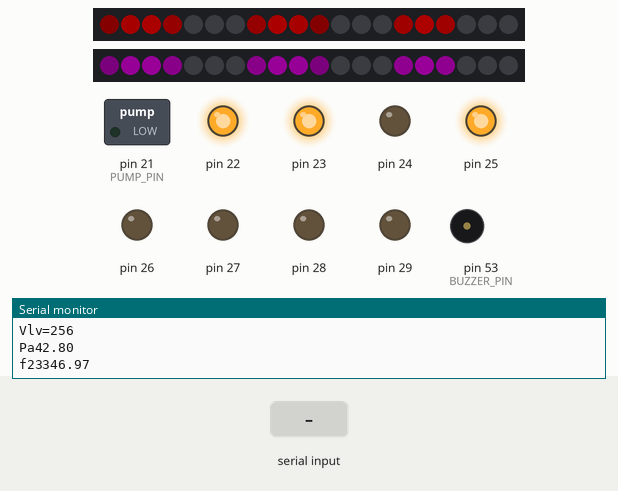
Recording of a sketch running on a simulated Arduino Mega 2560, built with avr-gcc and run on an emulated ATmega2560. Parts: 2 × 20 RGB LEDs in strip order, left to right, switched loads named in the sketch (green lamp = pin HIGH), output pins drawn as LEDs (lit = HIGH), buzzer (waves = sounding, pin HIGH), the last lines printed to the serial monitor. Inputs (shaded band) come from the test bench. Dim RGB values are drawn brighter than linear.

Above: at 0.16 s.
At 1.26 s:
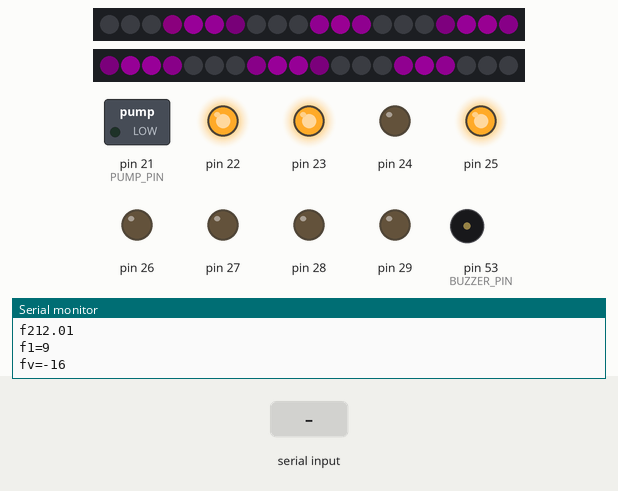
1.3 s: "v1\n" received over Serial
At 2.7 s:
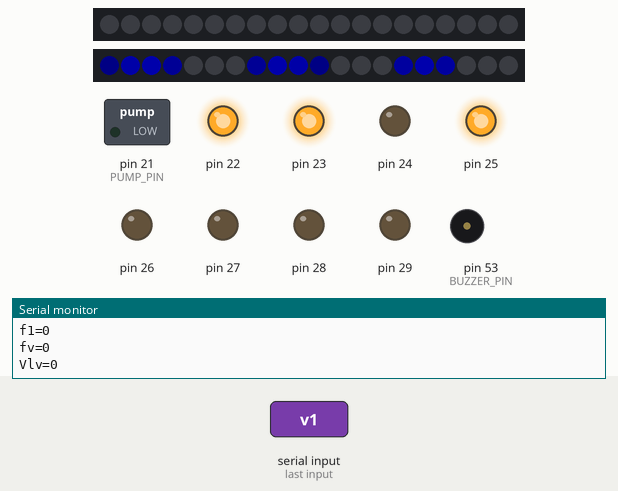
Timing chart, 0 to 4.3 s (numbered marks = the images above; inputs shaded):
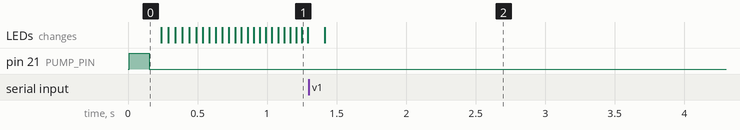

Measured:
- after the input at 1.3 s, pin 21 (PUMP_PIN), pin 53 (BUZZER_PIN): stops changing and stays LOW; the LEDs: change after 0.11 s (image 2)

The sketch:

ritsu-heart.ino
```cpp
// NEOPIXEL BEST PRACTICES for most reliable operation:
// - Add 1000 uF CAPACITOR between NeoPixel strip's + and - connections.
// - MINIMIZE WIRING LENGTH between microcontroller board and first pixel.
// - NeoPixel strip's DATA-IN should pass through a 300-500 OHM RESISTOR.
// - AVOID connecting NeoPixels on a LIVE CIRCUIT. If you must, ALWAYS
//   connect GROUND (-) first, then +, then data.
// - When using a 3.3V microcontroller with a 5V-powered NeoPixel strip,
//   a LOGIC-LEVEL CONVERTER on the data line is STRONGLY RECOMMENDED.
// (Skipping these may work OK on your workbench but can fail in the field)

#include <Adafruit_NeoPixel.h>
#ifdef __AVR__
#include <avr/power.h>  // Required for 16 MHz Adafruit Trinket
#endif

#define FRAME_DELAY 0.01

// NeoPixels
#define LED_PIN 14
#define LED_COUNT 20

// NeoPixels
#define LED_PIN_1 15
#define LED_COUNT_1 20

// Pins
#define BUZZER_PIN 53
#define PUMP_PIN 21

// Blood flow constants
#define MIN_SPD -200
#define MAX_SPD 100

#define MIN_PRESSURE 0.0 // used to be 4.0
#define MAX_PRESSURE 20.0 // used to be 13.0

#define TIME_SCALAR 1.0 // used to be 0.1

#define DEFAULT_SCENARIO 4
#define BEEP_DURATION 0.15

// Declare our NeoPixel strip object:
Adafruit_NeoPixel strip_f1(LED_COUNT, LED_PIN, NEO_GRB + NEO_KHZ800);
Adafruit_NeoPixel strip_fv(LED_COUNT_1, LED_PIN_1, NEO_GRB + NEO_KHZ800);
// Argument 1 = Number of pixels in NeoPixel strip
// Argument 2 = Arduino pin number (most are valid)
// Argument 3 = Pixel type flags, add together as needed:
//   NEO_KHZ800  800 KHz bitstream (most NeoPixel products w/WS2812 LEDs)
//   NEO_KHZ400  400 KHz (classic 'v1' (not v2) FLORA pixels, WS2811 drivers)
//   NEO_GRB     Pixels are wired for GRB bitstream (most NeoPixel products)
//   NEO_RGB     Pixels are wired for RGB bitstream (v1 FLORA pixels, not v2)
//   NEO_RGBW    Pixels are wired for RGBW bitstream (NeoPixel RGBW products)


// Loop/animation timing variables (in seconds)
double prevTime = 0;
double deltaTime = 0;
double timeLED_1 = 0;
double timeLED_v = 0;
double timeBeep = BEEP_DURATION;

// things for the model (all times in seconds)
double Vlv = 100.0;
double prevVlv = Vlv; // used to see if it went up or down
double Pa = 80.0;

double Pv = 10.0; // we can change this
const double Po = 10.0;
double Rv = 0.01; // changes when you have a disease
double R0 = 0.005; // we can change this (resistance in the aorta)
double R = 1.0; // we can change this (changes with temperature)
double C = 5.0; // we can change this (reduces with age, assuming this is aortic)
// TODO why doesn't C ever get used???

const double maxtime = 1.0;
const double dt = 0.001;
double trr = 1.0;
double ts;
const double es = 1.0;
const double ed = 0.1;
double e;

int maxstep;
double t;
// end of things for the model

// for running the simulation
long simSteps = 0;
int heartbeatNum = 0;

// scenario struct for changing all settings at once
typedef struct scenario {
    char * name;
    double inC;
    double inR;
    double inPv;
    double intrr;
    double inR0;
    double inRv;
} Scenario;

// TODO is it okay to change R0 and Rv?
// things that don't do anything much: C, R
Scenario scenarios[] {
    {
        .name = "rest",
        .inC = 5.0,
        .inR = 1.0,
        .inPv = 10.0,
        .intrr = 1.0,
        .inR0 = 0.005,
        .inRv = 0.01
    },
    { // should be pretty red
        .name = "old",
        .inC = 15.0, // higher compliance (used to be 15.0)
        .inR = 1000.0, // higher resistance (used to be 10.5)
        .inPv = 10.0,
        .intrr = 1.0,
        .inR0 = 0.005,
        //.inR0 = 0.105,
        .inRv = 0.01
        //.inRv = 0.1
    },
    { // should be pretty red
        .name = "exercising",
        .inC = 5.0,
        .inR = 1.0,
        .inPv = 15.0, // slight increase in venous pressure
        .intrr = 0.3, // heartrate increases
        .inR0 = 0.005,
        .inRv = 0.01
    },
    { // should be pretty red
        .name = "cold",
        .inC = 5.0,
        .inR = 3.0, // higher resistance (used to be 1.5)
        .inPv = 10.0,
        .intrr = 1.0,
        .inR0 = 0.005,
        .inRv = 0.01
    },
    { // should be pretty blue
        .name = "warm",
        .inC = 5.0,
        .inR = 0.01, // lower resistance (used to be 0.5)
        .inPv = 10.0,
        .intrr = 1.0,
        .inR0 = 0.005,
        .inRv = 0.01
    }
};

void resetSim() {
    timeLED_1 = 0;
    timeLED_v = 0;
    simSteps = 0;
    heartbeatNum = 0;
    Vlv = 100;
    prevVlv = Vlv;
    ts = 0.3 * sqrt(trr);
}

// set scenario
void setScenario(int i) {
    C = scenarios[i].inC;
    R = scenarios[i].inR;
    Pv = scenarios[i].inPv;
    trr = scenarios[i].intrr;
    R0 = scenarios[i].inR0;
    Rv = scenarios[i].inRv;

    writeNumber(i, 20);

    Serial.println(scenarios[i].name);
    Serial.println(C);
    Serial.println(R);
    Serial.println(Pv);
    Serial.println(trr);
    Serial.println(R0);
    Serial.println(Rv);

    resetSim();
}

/**
 * Runs once at startup.
 */
void setup() {
    Serial.begin(9600); // Need this to write to the console (Serial monitor)
    setScenario(DEFAULT_SCENARIO);
    //ts = 0.3 * sqrt(trr);
    maxstep = maxtime / dt;

    setupDigit(20); // run setup for the first motor

    strip_f1.begin();            // INITIALIZE NeoPixel strip object (REQUIRED)
    strip_f1.show();             // Turn OFF all pixels ASAP
    strip_f1.setBrightness(50);  // Set BRIGHTNESS to about 1/5 (max = 255)

    strip_fv.begin();            // INITIALIZE NeoPixel strip object (REQUIRED)
    strip_fv.show();             // Turn OFF all pixels ASAP
    strip_fv.setBrightness(50);  // Set BRIGHTNESS to about 1/5 (max = 255)

    pinMode(BUZZER_PIN, OUTPUT); // Setup buzzer for digital control
    pinMode(PUMP_PIN, OUTPUT);   // Setup pump for digital control
}

/**
 * Runs repeatedly as fast as the board can execute it, like a while(1) loop.
 */
void loop() {
    double fv;
    double f1;
    double f2;

    if(Serial.available())
    {
      int val = Serial.read();
      setScenario(val);
    }

    // E(t)の計算 (calculation)
    prevVlv = Vlv;
    for (int i = 0; i < FRAME_DELAY * TIME_SCALAR / dt; i++) {
    //for (int i = 0; i < 2; i++) {
        t = fmod(simSteps * dt, trr);
        simSteps++;
        if (t < ts) {
            e = ed + (es - ed)/2.0 * (1.0 - cos(M_PI * t / (0.3 * sqrt(trr))));
        } else if (t < (ts * 3.0 / 2.0)) {
            e = ed + (es - ed)/2.0 * (1.0 + cos(2.0 * M_PI * (t - 0.3 * sqrt(trr)) / (0.3 * sqrt(trr))));
        } else {
            e = ed;
        }

        double Plv = e * Vlv;

        // fv, f1, f2
        fv = (Pv - Plv) / Rv;
        f1 = (Plv - Pa) / R0;
        f2 = (Pa - Po) / R; // R -> inf, f2 -> 0

        // Vlv, Pa
        Vlv += (fv - f1) * dt;
        Pa += (f1 - f2) * e * dt;
    }

    if (prevVlv < Vlv) {
        // make pump go
        digitalWrite(PUMP_PIN, HIGH);
    } else {
        // make pump stop
        digitalWrite(PUMP_PIN, LOW);
    }

    // Uncomment these to print stats for testing
    //Serial.print(t);
    //Serial.print(" ");
    //Serial.print(Vlv);
    //Serial.print(" ");
    Serial.println("Pa"+String(Pa));
    Serial.println("f2"+String(f2));
    //Serial.print(" ");
    //Serial.print(fv);
    //Serial.print(" ");
    //Serial.print("    ");
    //Serial.print(f1);
    //Serial.print(" ");
    //Serial.print(f2);
    Serial.print("\n");

    Serial.println("f1=" + String(int(f1)));
    Serial.println("fv=" + String(int(fv)));
    Serial.println("Vlv=" + String(int(Vlv)));

    // Arduino stuff (not related to model)

    // Number of heartbeats
    int prevNum = heartbeatNum;
    heartbeatNum = (int) floor(simSteps * dt / trr) % 10;

    if (heartbeatNum != prevNum) {
        startBeep();
        //writeNumber(heartbeatNum, 20);
    }

    // Animate blood flow according to model
    bloodFlowLED(strip_f1, Pa, f1, true);
    bloodFlowLED(strip_fv, Pv, fv, false);

    // Step buzzer so it turns off after BEEP_DURATION
    stepBeep();

    // Loop timing
    double curTime = micros() / 1000000.0;
    deltaTime = curTime - prevTime;
    prevTime = curTime;

    // Loop timing stuff
    double timeLeftInFrame = FRAME_DELAY - deltaTime;
    if (timeLeftInFrame >= 0) {
        // Delay for the remainder of FRAME_DELAY
        delay(timeLeftInFrame * 1000); // delay() takes milliseconds
    }
}

/**
 * Creates a "blood flow" light design with on the given strip with the given
 * pressure (kPa) and speed (independent of FRAME_DELAY). Call in a loop to
 * animate.
 */
void bloodFlowLED(Adafruit_NeoPixel& strip, float pressure, float spd, bool isFirstStrip) {
    // Frequency of light wave effect
    float sinFreq = 0.15;

    // Gaps between "worms" in blood flow visualization (0 is no gap)
    float wormGapScale = 0.7;

    // Update time
    float ledSpeedScale = 0.1f;
    float scaledSpeed = spd * ledSpeedScale;

    float timeLED;
    if (isFirstStrip) {
        timeLED_1 += (scaledSpeed > 0 ? scaledSpeed : 0) * deltaTime;
        timeLED = timeLED_1;
    } else {
        timeLED_v += (scaledSpeed > 0 ? scaledSpeed : 0) * deltaTime;
        timeLED = timeLED_v;
    }


    // Draw pattern
    for (int i = 0; i < LED_COUNT; i++) {
        double sineValue = sin(sinFreq * (2 * PI) * i + timeLED);
        uint32_t intensity = (int)clamp(mapf(sineValue, -1.0, 1.0, wormGapScale * -255, 255), 0, 255);
        strip.setPixelColor(i, getColorFromPressure(strip, pressure, intensity));
    }

    // Write the set values to the real-world LEDs
    strip.show();
}

/**
 * Begins the beep noise and resets the beep timer
 */
 void startBeep() {
    timeBeep = BEEP_DURATION;
    digitalWrite(BUZZER_PIN, HIGH);
 }

/**
 * Decrements the beep timer and turns off the buzzer if it has been playing
 * for BEEP_DURATION seconds
 */
void stepBeep() {
    // Decrement beep timer
    timeBeep -= deltaTime;

    // Check if buzzer should trn off
    if (timeBeep <= 0.0) {
        digitalWrite(BUZZER_PIN, LOW);
    }
}

/**
 * Returns a color that represents the given pressure.
 */
uint32_t getColorFromPressure(Adafruit_NeoPixel& strip, float pressure, int intensity) {
    pressure = clamp(pressure, MIN_PRESSURE, MAX_PRESSURE);
    float redValue = mapf(pressure, MIN_PRESSURE, MAX_PRESSURE, 0.0, 1.0);
    float blueValue = 1.0 - redValue;

    return strip.Color(intensity * redValue, 0, intensity * blueValue);
}

/**
 * Maps a number in the specified "from" range to the "to" range (e.g. mapping
 * 0.5 from the range [0, 1] to the range [0, 10] returns 5.0).
 */
float mapf(float value, float fromLow, float fromHigh, float toLow, float toHigh) {
    // Map to 0.0 to 1.0 (inclusive)
    float fromRange = fromHigh - fromLow;
    value = (value - fromLow) / fromRange;

    // Map to toLow to toHigh (inclusive)
    float toRange = toHigh - toLow;
    value = value * toRange + toLow;

    return value;
}

float clamp(float n, float lo, float hi) {
    return n < lo ? lo : (n > hi ? hi : n);
}
```

motorExample.ino
```cpp
/*************************************************************
Motor Shield 1-Channel DC Motor Demo
by Randy Sarafan

For more information see:
https://www.instructables.com/id/Arduino-Motor-Shield-Tutorial/

*************************************************************/
void setupMotor() {
  //Setup Channel B
  pinMode(13, OUTPUT); //Initiates Motor Channel B pin
  pinMode(8, OUTPUT); //Initiates Brake Channel B pin
}

// this function takes the speed to spin the motor
// max speed = 255
// min speed = 1 - i think
/*
void startMotor(int speed){
    //forward @ full speed
    digitalWrite(13, HIGH); //Establishes forward jirection of Channel B
    digitalWrite(8, LOW); // Disengage the Brake for Channel B
    analogWrite(11, speed); // Spins the motor on Channel B at full speed
}
*/


/*
void setup() {
  Serial.begin(9600) ;
  //Setup Channel A
  pinMode(12, OUTPUT); //Initiates Motor Channel A pin
  pinMode(9, OUTPUT); //Initiates Brake Channel A pin

}

void loop(){

  Serial.println("hello");

  //forward @ full speed
  digitalWrite(12, HIGH); //Establishes forward direction of Channel A
  digitalWrite(9, LOW);   //Disengage the Brake for Channel A
  analogWrite(3, 255);   //Spins the motor on Channel A at full speed

  delay(3000);

  digitalWrite(9, HIGH); //Eengage the Brake for Channel A

  delay(1000);

  //backward @ half speed
  digitalWrite(12, LOW); //Establishes backward direction of Channel A
  digitalWrite(9, LOW);   //Disengage the Brake for Channel A
  analogWrite(3, 123);   //Spins the motor on Channel A at half speed

  delay(3000);

  digitalWrite(9, HIGH); //Eengage the Brake for Channel A

  delay(1000);

}
*/
```

numberHelpers.ino
```cpp
void setupDigit(int offset) {
    for (int i = 2 + offset; i < 10 + offset; i++) {
        pinMode(i, OUTPUT);
    }
}

void writeNumber(int num, int offset) {
    if (num == 0) {
        digitalWrite(5 + offset, LOW);  //0
        digitalWrite(6 + offset, LOW);
        digitalWrite(7 + offset, LOW);
        digitalWrite(2 + offset, LOW);
        digitalWrite(3 + offset, LOW);
        digitalWrite(4 + offset, LOW);
        digitalWrite(8 + offset, HIGH);
    } else if (num == 1) {
        digitalWrite(5 + offset, HIGH);  //1
        digitalWrite(6 + offset, LOW);
        digitalWrite(7 + offset, LOW);
        digitalWrite(2 + offset, HIGH);
        digitalWrite(3 + offset, HIGH);
        digitalWrite(4 + offset, HIGH);
        digitalWrite(8 + offset, HIGH);
    } else if (num == 2) {
        digitalWrite(5 + offset, LOW);  //2
        digitalWrite(6 + offset, LOW);
        digitalWrite(7 + offset, HIGH);
        digitalWrite(2 + offset, LOW);
        digitalWrite(3 + offset, LOW);
        digitalWrite(4 + offset, HIGH);
        digitalWrite(8 + offset, LOW);
    } else if (num == 3) {
        digitalWrite(5 + offset, LOW);  //3
        digitalWrite(6 + offset, LOW);
        digitalWrite(7 + offset, LOW);
        digitalWrite(2 + offset, LOW);
        digitalWrite(3 + offset, HIGH);
        digitalWrite(4 + offset, HIGH);
        digitalWrite(8 + offset, LOW);
    } else if (num == 4) {
        digitalWrite(5 + offset, HIGH);  //4
        digitalWrite(6 + offset, LOW);
        digitalWrite(7 + offset, LOW);
        digitalWrite(2 + offset, HIGH);
        digitalWrite(3 + offset, HIGH);
        digitalWrite(4 + offset, LOW);
        digitalWrite(8 + offset, LOW);
    } else if (num == 5) {
        digitalWrite(5 + offset, LOW);  //5
        digitalWrite(6 + offset, HIGH);
        digitalWrite(7 + offset, LOW);
        digitalWrite(2 + offset, LOW);
        digitalWrite(3 + offset, HIGH);
        digitalWrite(4 + offset, LOW);
        digitalWrite(8 + offset, LOW);
    } else if (num == 6) {
        digitalWrite(5 + offset, LOW);  //6
        digitalWrite(6 + offset, HIGH);
        digitalWrite(7 + offset, LOW);
        digitalWrite(2 + offset, LOW);
        digitalWrite(3 + offset, LOW);
        digitalWrite(4 + offset, LOW);
        digitalWrite(8 + offset, LOW);
    } else if (num == 7) {
        digitalWrite(5 + offset, LOW);  //7
        digitalWrite(6 + offset, LOW);
        digitalWrite(7 + offset, LOW);
        digitalWrite(2 + offset, HIGH);
        digitalWrite(3 + offset, HIGH);
        digitalWrite(4 + offset, HIGH);
        digitalWrite(8 + offset, HIGH);
    } else if (num == 8) {
        digitalWrite(5 + offset, LOW);  //8
        digitalWrite(6 + offset, LOW);
        digitalWrite(7 + offset, LOW);
        digitalWrite(2 + offset, LOW);
        digitalWrite(3 + offset, LOW);
        digitalWrite(4 + offset, LOW);
        digitalWrite(8 + offset, LOW);
    } else if (num == 9) {
        digitalWrite(5 + offset, LOW);  //9
        digitalWrite(6 + offset, LOW);
        digitalWrite(7 + offset, LOW);
        digitalWrite(2 + offset, LOW);
        digitalWrite(3 + offset, HIGH);
        digitalWrite(4 + offset, LOW);
        digitalWrite(8 + offset, LOW);
    }
}
```
